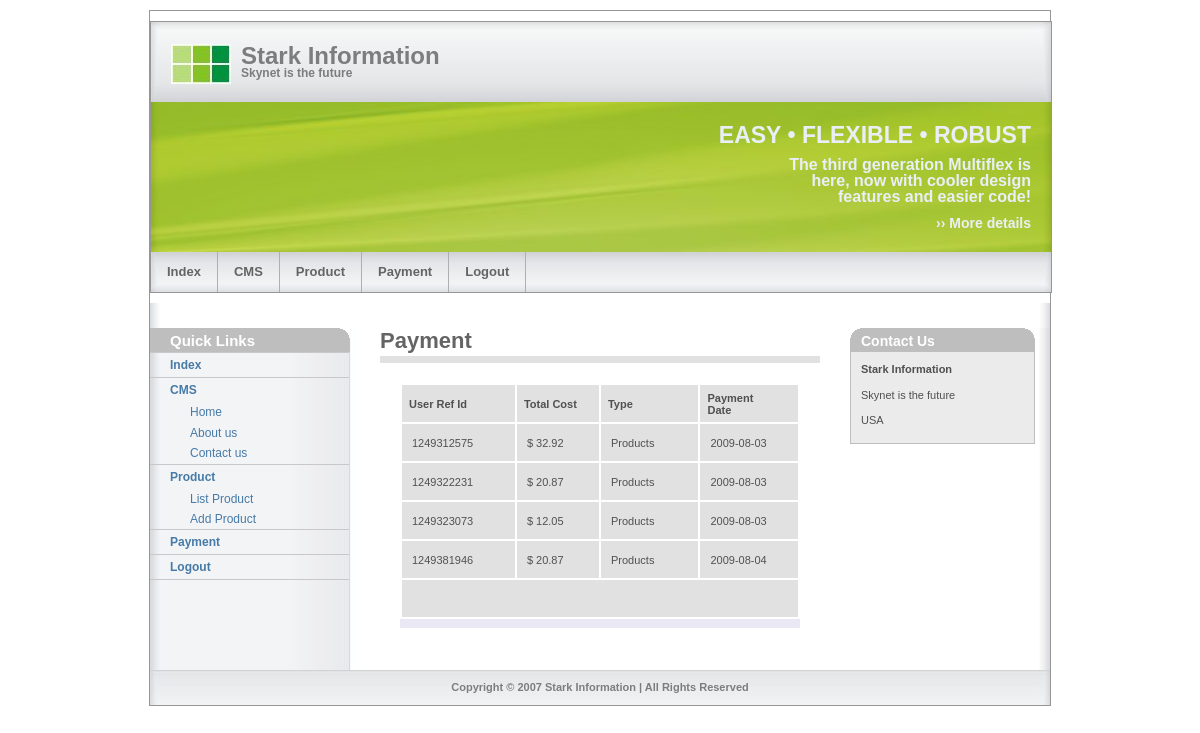
Screenshot of /adminpanel/payment.php (signed in) with the database file from the repository.
### tables this page shows
CREATE TABLE `payment_details` (
  `payment_id` int(6) NOT NULL auto_increment,
  `user_name` varchar(255) NOT NULL default '',
  `payment_date` varchar(15) NOT NULL default '',
  `total_cost` float NOT NULL default '0',
  `subscription_type` varchar(255) NOT NULL default '',
  `transinfoarray` text NOT NULL,
  `transactioncode` varchar(255) NOT NULL default '',
  `transaction_time` varchar(255) NOT NULL default '',
  `ref_no` varchar(50) NOT NULL default '',
  `expiry_date` varchar(15) NOT NULL default '',
  PRIMARY KEY  (`payment_id`)
);

### Paging.class.php (called while the page is built, shortened)
<?php
class Paging
{
	var $RECORDS_PER_PAGE;
	var $intCurrentPage;
	Function Paging($arrParentParam)
	{
		$TotRec=trim($arrParentParam['TOTAL_RECORDS']);
		$RecPerPage=trim($arrParentParam['RECORDS_PER_PAGE']);
		if($RecPerPage!='') $this->RECORDS_PER_PAGE=$RecPerPage;
		else $this->RECORDS_PER_PAGE=10;
		$FormValues=array_merge($_POST,$_GET);
		if(trim($FormValues['SPTPage'])=='' OR !isset($FormValues['SPTPage'])) $this->intCurrentPage=1;
		else $this->intCurrentPage=(int) trim($FormValues['SPTPage']);
		if(($this->intCurrentPage)==1) $LowerLimit=0;
		else $LowerLimit = (($this->intCurrentPage - 1) * $this->RECORDS_PER_PAGE);
		$UpperLimit = $this->RECORDS_PER_PAGE;
		$this->SPT_SQL_WITH_LIMIT = " LIMIT $LowerLimit, $UpperLimit ";
	}
}
?>

### adminpanel/payment.php (the view, shortened to what this page needs)
<?
include_once('../Paging.class.php');
global $arrMainParam;
$arrMainParam['TOTAL_RECORDS']				=	'';
$arrMainParam['RECORDS_PER_PAGE']			=	10;
$arrMainParam['PAGELINKS_PER_PAGE']			=	10;
$arrChildParam['FORM_NAME']					=	'frm_adslist';
$arrChildParam['SHOW_TOTAL_RECORDS_FOUND']	=	'0';
$arrChildParam['PAGINATION_STYLE']			=	'3';
$arrChildParam['SPT_URL_PARAM']				=	'1';
?>
<!DOCTYPE html PUBLIC "-//W3C//DTD XHTML 1.0 Strict//EN" "http://www.w3.org/TR/xhtml1/DTD/xhtml1-strict.dtd">
<html xmlns="http://www.w3.org/1999/xhtml" lang="en">
<head>
  <link rel="stylesheet" type="text/css" media="screen,projection,print" href="../css/layout4_setup.css" />
  <link rel="stylesheet" type="text/css" media="screen,projection,print" href="../css/layout4_text.css" />
</head>
<body onLoad="setFocus()">
  <div class="page-container">
    <div class="header">
       <? include ('common/header1.php'); ?>
</div>
      <div class="header-breadcrumbs">
      </div>
    <div class="main">
		<? include('common/left.php'); ?>
      <div class="main-content">
        <h1 class="pagetitle">Payment</h1>
        <div class="column1-unit">
		  <tr><td valign="top" align="center" height="25" width="100%">
		  <table border="0" cellpadding="1" cellspacing="1" width="100%">
		  <form name="frm_adslist" id="frm_adslist" action="#" method="post">
			<tr height="25"><th width="30%" align="center">User Ref Id</th><th width="20%" align="center">Total Cost</th><th width="25%" align="center">Type</th><th width="25%" align="center">Payment Date</th></tr>
					  <?
					  		$sql=("select * from `payment_details` where transactioncode!=''");
							$result=mysql_query($sql);
							$numbers=mysql_num_rows($result);
							$arrMainParam['TOTAL_RECORDS'] = $numbers;
							$objPaging = new Paging($arrMainParam);
							$sql.= $objPaging->SPT_SQL_WITH_LIMIT;
							$result=mysql_query($sql);
							$numbers=mysql_num_rows($result);
							if($numbers>0)
							{
							while($row=mysql_fetch_array($result))
							{
							$ii++;
							if($ii%2==0)
								$bg="#e8e8e8";
							else
								$bg="#c8c8c8";
							?>
							<tr bgcolor="<?=$bg?>" height="25"><td height="25" align="left" style="padding-left:10px;" valign="middle"><?=$row['user_name']?></td><td height="25" align="left" style="padding-left:10px;" valign="middle">$ <?=$row['total_cost']?></td><td height="25" align="left" style="padding-left:10px;" valign="middle"><?=$row['subscription_type']?></td><td height="25" style="padding-left:10px;" align="left" valign="middle"><?=$row['payment_date']?></td></tr>
							<?
							}
							}
							else
							{
							?>
							<tr><td colspan="10" height="100" valign="middle" align="center"><font color="#FF0000"><b>No Records Found</b></font></td></tr>
							<tr height="10"></tr>
							<?
							}
							?>
							<tr><td colspan="10" align="right"><?=$objPaging->fnCreateSPT($arrChildParam)?></td></tr>
							<tr height="10"></tr>
						</form>
                      </table></td></tr>
        </div>
      </div>
      <? include ("common/right.php");?>
    </div>
<? include("common/footer.php"); ?>
  </div>
</body>
</html>

### adminpanel/common/header1.php (shortened to what this page needs)
<!DOCTYPE html PUBLIC "-//W3C//DTD XHTML 1.0 Strict//EN" "http://www.w3.org/TR/xhtml1/DTD/xhtml1-strict.dtd">
<html xmlns="http://www.w3.org/1999/xhtml" lang="en">
<head>
  <link rel="stylesheet" type="text/css" media="screen,projection,print" href="../css/header1_setup.css" />
</head>
<body>
  <div class="page-container">
    <div class="header">
      <div class="header-top">
        <a class="sitelogo" href="#" title="Go to Start page"></a>
        <div class="sitename">
          <h1><a href="home.php" title="Go to Start page">Stark Information</a></h1>
          <h2>Skynet is the future</h2>
        </div>
      </div>
      <div class="header-middle">
        <div class="sitemessage">
          <h1>EASY &bull; FLEXIBLE &bull; ROBUST</h1>
          <h2>The third generation Multiflex is<br /> here, now with cooler design<br /> features and easier code!</h2>
          <h3><a href="about_us.php">&rsaquo;&rsaquo;&nbsp;More details</a></h3>
        </div>
      </div>
      <div class="header-bottom">
        <div class="nav2">
          <ul>
            <li><a href="home.php">Index</a></li>
          </ul>
          <ul>
            <li><a href="#">CMS</a>
            </li>
          </ul>
          <ul>
            <li><a href="#" onclick="javascript:return loginfunc(<?=$_SESSION['admin_user_id']?>)">Product</a>
            </li>
          </ul>
		  <ul>
            <li><a href="payment.php" onclick="javascript:return loginfunc(<?=$_SESSION['admin_user_id']?>)">Payment</a>
            </li>
          </ul>
		  <? if($_SESSION['admin_user_id']!='') { ?>
		  <ul>
            <li><a href="logout.php">Logout</a>
            </li>
          </ul>
		  <? } ?>
        </div>
	  </div>
    </div>
  </div>
</body>
</html>

### adminpanel/common/left.php
   <div class="main-navigation">
     <div class="round-border-topright"></div>
     <h1 class="first">Quick Links</h1>
     <dl class="nav3-grid">
       <dt><a href="home.php">Index</a></dt>
 <dt><a href="#" onclick="javascript:return loginfunc(<?=$_SESSION['admin_user_id']?>)">CMS</a></dt>
         <dd><a href="homes.php" onclick="javascript:return loginfunc(<?=$_SESSION['admin_user_id']?>)">Home</a></dd>
<dd><a href="about_us.php" onclick="javascript:return loginfunc(<?=$_SESSION['admin_user_id']?>)">About us</a></dd>
<dd><a href="contact.php" onclick="javascript:return loginfunc(<?=$_SESSION['admin_user_id']?>)">Contact us</a></dd>
 <dt><a href="#" onclick="javascript:return loginfunc(<?=$_SESSION['admin_user_id']?>)">Product</a></dt>
         <dd><a href="list_product.php" onclick="javascript:return loginfunc(<?=$_SESSION['admin_user_id']?>)">List Product</a></dd>
<dd><a href="add_product.php" onclick="javascript:return loginfunc(<?=$_SESSION['admin_user_id']?>)">Add Product</a></dd>
 <dt><a href="payment.php" onclick="javascript:return loginfunc(<?=$_SESSION['admin_user_id']?>)">Payment</a></dt>
 <? if($_SESSION['admin_user_id']!='') { ?>
 <dt><a href="logout.php">Logout</a></dt>
 <? } ?>
     </dl>
   </div>

### adminpanel/common/right.php
<div class="main-subcontent">
        <div class="subcontent-unit-border">
          <div class="round-border-topleft"></div><div class="round-border-topright"></div>
          <h1>Contact Us</h1>
          <p><strong>Stark Information</strong></p>
          <p>Skynet is the future</p>
          <p>USA</p>
        </div>
      </div>

### adminpanel/common/footer.php (shortened to what this page needs)
<div class="footer">
      <p>Copyright &copy; 2007 Stark Information | All Rights Reserved</p>
    </div>

### css/layout4_text.css (style rules this page uses)
.nav3-grid { width:199px; border-bottom:solid 1px rgb(200,200,200); }
.nav3-grid dt a, .nav3-grid dt a:visited { display:block; min-height:2.0em ; height:auto !important; height:2.0em ; line-height:2.0em; padding:0px 10px 0px 20px; border-top: solid 1px rgb(200,200,200); text-decoration:none; color:rgb(70,122,167); font-weight:bold; font-size:120%; }
.nav3-grid dd a, .nav3-grid dd a:visited { display:block; min-height:1.7em ; height:auto !important; height:1.7em ; line-height:1.7em; padding:0px 10px 0px 40px; border:none; font-weight:normal; text-decoration:none; color:rgb(70,122,167); font-size:120%; }
.main-navigation h1.first { clear:both; margin:0px; padding:4px 20px 3px 20px; background-color:rgb(190,190,190); ; font-family:"trebuchet ms",arial,sans-serif; color:rgb(255,255,255); font-weight:bold; font-size:150%; }
.main-navigation h1 { clear:both; margin:30px 0 20px 0; padding:4px 20px 3px 20px; background:rgb(190,190,190); font-family:"trebuchet ms",arial,sans-serif; color:rgb(255,255,255); font-weight:bold; font-size:150%; }
.main-content h1.pagetitle { margin:0 0 0.4em 0; padding:0 0 2px 0; border-bottom:solid 7px rgb(225,225,225); font-family:"trebuchet ms",arial,sans-serif; color:rgb(100,100,100); font-weight:bold; font-size:220%; }
.main-content h1 { clear:both; margin:1.0em 0 0.5em 0; font-family:"trebuchet ms",arial,sans-serif; color:rgb(80,80,80); font-weight:normal; font-size:210%; }
.main-content table { clear:both; width:400px; margin:2.0em 0 0.2em 20px; table-layout: fixed; border-collapse:collapse; empty-cells:show; background-color:rgb(233,232,244); }
.main-content table th { height:3.0em; padding:2px 20px 2px 7px; border-left:solid 2px rgb(255,255,255); border-right:solid 2px rgb(255,255,255); border-top:solid 2px rgb(255,255,255); border-bottom:solid 2px rgb(255,255,255); background-color:rgb(225,225,225); text-align:left; color:rgb(80,80,80); font-weight:bold; font-size:110%; }
.main-content table td { height:3.0em; padding:2px 7px 2px 7px; border-left:solid 2px rgb(255,255,255); border-right:solid 2px rgb(255,255,255); border-top:solid 2px rgb(255,255,255); border-bottom:solid 2px rgb(255,255,255); background-color:rgb(225,225,225); text-align:left; font-weight:normal; color:rgb(80,80,80); font-size:110%; }
.main-subcontent h1 { clear:both; margin:0 0 10px 0; padding:4px 10px 3px 10px; background-color:rgb(190,190,190); font-family:"trebuchet ms",arial,sans-serif; color:rgb(255,255,255); font-weight:bold; font-size:140%; }
.main-subcontent p { clear:both; margin:0 10px 1.0em 10px; color:rgb(80,80,80); line-height:1.3em; font-size:110%; }
.main a { color:rgb(70,122,167); font-weight:bold; text-decoration:none; }

### rows the page displays
payment_details: user_name "1249312575", total_cost "32.92", subscription_type "Products", payment_date "2009-08-03"
payment_details: user_name "1249322231", total_cost "20.87", subscription_type "Products", payment_date "2009-08-03"
payment_details: user_name "1249323073", total_cost "12.05", subscription_type "Products", payment_date "2009-08-03"
payment_details: user_name "1249381946", total_cost "20.87", subscription_type "Products", payment_date "2009-08-04"
